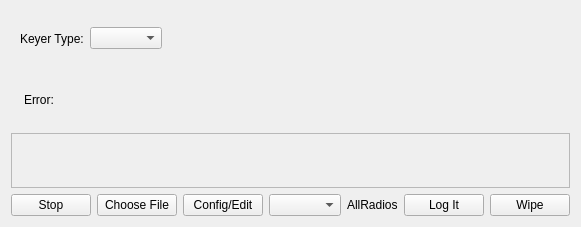
<?xml version="1.0" encoding="UTF-8"?>
<ui version="4.0">
 <class>TxVoiceRigControlForm</class>
 <widget class="QWidget" name="TxVoiceRigControlForm">
  <property name="geometry">
   <rect>
    <x>0</x>
    <y>0</y>
    <width>554</width>
    <height>227</height>
   </rect>
  </property>
  <property name="windowTitle">
   <string>Form</string>
  </property>
  <layout class="QVBoxLayout" name="verticalLayout">
   <item>
    <layout class="QHBoxLayout" name="horizontalLayout_8">
     <item>
      <widget class="QWidget" name="keyerSelectWidget" native="true">
       <layout class="QHBoxLayout" name="horizontalLayout_9">
        <item>
         <layout class="QHBoxLayout" name="horizontalLayout_10">
          <item>
           <widget class="QLabel" name="keyerSelectLabel">
            <property name="text">
             <string>Keyer Type:</string>
            </property>
           </widget>
          </item>
          <item>
           <widget class="QComboBox" name="txKeyerSelect"/>
          </item>
         </layout>
        </item>
       </layout>
      </widget>
     </item>
     <item>
      <widget class="KeyerIndicatorsWidget" name="KeyerWidgetFrame">
       <property name="frameShape">
        <enum>QFrame::Shape::StyledPanel</enum>
       </property>
       <property name="frameShadow">
        <enum>QFrame::Shadow::Raised</enum>
       </property>
      </widget>
     </item>
     <item>
      <widget class="PttIndicatorWidget" name="pttWidgetFrame">
       <property name="frameShape">
        <enum>QFrame::Shape::StyledPanel</enum>
       </property>
       <property name="frameShadow">
        <enum>QFrame::Shadow::Raised</enum>
       </property>
      </widget>
     </item>
     <item>
      <spacer name="horizontalSpacer_6">
       <property name="orientation">
        <enum>Qt::Orientation::Horizontal</enum>
       </property>
       <property name="sizeHint" stdset="0">
        <size>
         <width>40</width>
         <height>20</height>
        </size>
       </property>
      </spacer>
     </item>
    </layout>
   </item>
   <item>
    <layout class="QHBoxLayout" name="horizontalLayout_16">
     <item>
      <widget class="QLabel" name="noExtKeyerLabel">
       <property name="text">
        <string/>
       </property>
      </widget>
     </item>
     <item>
      <layout class="QHBoxLayout" name="horizontalLayout_17">
       <item>
        <widget class="QLabel" name="errorTitleLabel">
         <property name="text">
          <string>Error:</string>
         </property>
        </widget>
       </item>
       <item>
        <widget class="QLabel" name="errorMessageDisplay">
         <property name="text">
          <string/>
         </property>
        </widget>
       </item>
       <item>
        <spacer name="horizontalSpacer_10">
         <property name="orientation">
          <enum>Qt::Orientation::Horizontal</enum>
         </property>
         <property name="sizeHint" stdset="0">
          <size>
           <width>40</width>
           <height>20</height>
          </size>
         </property>
        </spacer>
       </item>
      </layout>
     </item>
    </layout>
   </item>
   <item>
    <widget class="FKeyButtonWidget" name="FKeyButtonWidgetFrame">
     <property name="frameShape">
      <enum>QFrame::Shape::StyledPanel</enum>
     </property>
     <property name="frameShadow">
      <enum>QFrame::Shadow::Raised</enum>
     </property>
    </widget>
   </item>
   <item>
    <layout class="QHBoxLayout" name="horizontalLayout_7">
     <item>
      <widget class="QPushButton" name="stopButton">
       <property name="text">
        <string>Stop</string>
       </property>
      </widget>
     </item>
     <item>
      <widget class="QPushButton" name="chooseButton">
       <property name="text">
        <string>Choose File</string>
       </property>
      </widget>
     </item>
     <item>
      <widget class="QPushButton" name="configEditButton">
       <property name="text">
        <string>Config/Edit</string>
       </property>
      </widget>
     </item>
     <item>
      <widget class="QComboBox" name="fkeysetCombo">
       <property name="sizeAdjustPolicy">
        <enum>QComboBox::SizeAdjustPolicy::AdjustToContents</enum>
       </property>
      </widget>
     </item>
     <item>
      <widget class="QLabel" name="selectedRadioLabel">
       <property name="text">
        <string>AllRadios</string>
       </property>
      </widget>
     </item>
     <item>
      <spacer name="horizontalSpacer_4">
       <property name="orientation">
        <enum>Qt::Orientation::Horizontal</enum>
       </property>
       <property name="sizeHint" stdset="0">
        <size>
         <width>40</width>
         <height>20</height>
        </size>
       </property>
      </spacer>
     </item>
     <item>
      <widget class="QPushButton" name="logitButton">
       <property name="text">
        <string>Log It</string>
       </property>
      </widget>
     </item>
     <item>
      <spacer name="horizontalSpacer_5">
       <property name="orientation">
        <enum>Qt::Orientation::Horizontal</enum>
       </property>
       <property name="sizeHint" stdset="0">
        <size>
         <width>40</width>
         <height>20</height>
        </size>
       </property>
      </spacer>
     </item>
     <item>
      <widget class="QPushButton" name="wipeButton">
       <property name="text">
        <string>Wipe</string>
       </property>
      </widget>
     </item>
    </layout>
   </item>
  </layout>
 </widget>
 <customwidgets>
  <customwidget>
   <class>KeyerIndicatorsWidget</class>
   <extends>QFrame</extends>
   <header>keyerindicatorswidget.h</header>
   <container>1</container>
  </customwidget>
  <customwidget>
   <class>PttIndicatorWidget</class>
   <extends>QFrame</extends>
   <header>pttindicatorwidget.h</header>
   <container>1</container>
  </customwidget>
  <customwidget>
   <class>FKeyButtonWidget</class>
   <extends>QFrame</extends>
   <header>fkeybuttonwidget.h</header>
   <container>1</container>
  </customwidget>
 </customwidgets>
 <resources/>
 <connections/>
</ui>
